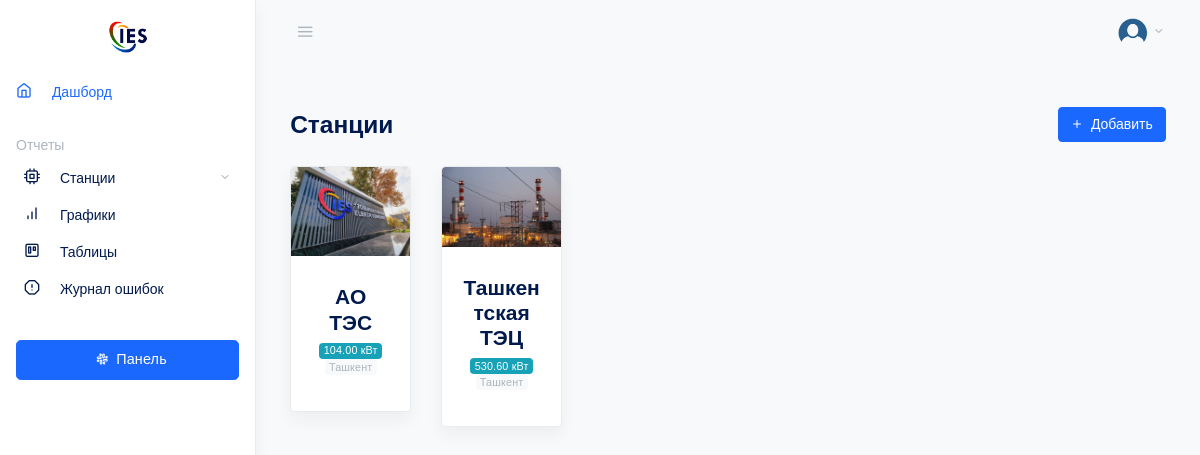
/plants/, run on an earlier commit of the app's database.
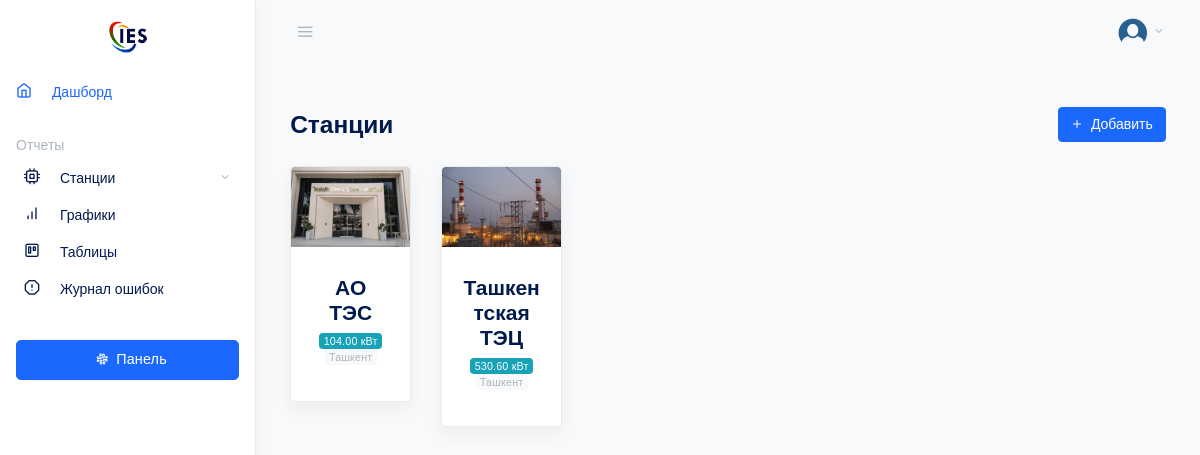
And on a later commit of the database.
### wattio/models.py (models this page shows, shortened)
class Plant(models.Model):
    name = models.CharField(
        max_length=120,
        verbose_name='Название станции',
        unique=True
    )
    power = models.DecimalField(
        max_digits=10,
        decimal_places=2,
        verbose_name='Общая мощность (кВт)',
        blank=True,
        null=True
    )
    country = models.CharField(
        max_length=100,
        verbose_name='Страна',
        blank=True,
        null=True
    )
    city = models.CharField(
        max_length=100,
        verbose_name='Город',
        blank=True,
        null=True
    )
    address = models.CharField(
        max_length=255,
        verbose_name='Адрес',
        blank=True,
        null=True
    )
    timezone = models.CharField(
        max_length=6,
        verbose_name='Часовой пояс',
        default='5'
    )
    longitude = models.FloatField(
        verbose_name='Долгота',
        validators=[MinValueValidator(-180), MaxValueValidator(180)],
        null=True
    )
    latitude = models.FloatField(
        verbose_name='Широта',
        validators=[MinValueValidator(-90), MaxValueValidator(90)],
        null=True
    )
    image = models.ImageField(
        upload_to='plants/',
        verbose_name='Изображение станции',
        blank=True,
        null=True,
        default='plants/cover.jpg'
    )
    inverter_count = models.IntegerField(
        verbose_name='Количество инверторов',
        default=0,
        validators=[MinValueValidator(0)]
    )
    class Meta:
        verbose_name = 'Станция'
        verbose_name_plural = 'Станции'

### wattio/views.py (the view)
# urls.py: path('plants/', plants_view, name='plants'),
def plants_view(request):
    context = {
        'plants': Plant.objects.all(),
    }
    return render(request, 'plants.html', context)

### wattio/templates/plants.html
{% extends 'base.html' %}
{% load static %}
{% block heads%}
<link rel="stylesheet" href="{% static 'css/flatpickr.min.css' %}">
{% endblock%}
{% block main %}
<div class="container-fluid">
    <div class="row justify-content-center">
      <div class="col-12">
        <div class="row align-items-center my-4">
          <div class="col">
            <h2 class="h3 mb-0 page-title">Станции</h2>
          </div>
          <div class="col-auto">
            <button type="button" class="btn btn-primary"><span class="fe fe-plus fe-12 mr-2"></span>Добавить</button>
          </div>
        </div>
        <div class="row">
          {% for plant in plants%}
          <div class="col-md-2">
            <a href="{% url 'plant_detail' plant.pk %}" class="text-decoration-none card-link">
              <div class="card shadow mb-4 hover-card">
                <div class="card-header p-0">
                  <img src="{{ plant.image.url }}" alt="Cover Image" class="img-fluid rounded-top">
                </div>
                <div class="card-body text-center">
                  <div class="card-text my-2">
                    <strong class="card-title my-0"><h4>{{ plant.name }}</h4></strong>
                    <p class="small text-muted mb-0"><span class="badge badge-info">{{ plant.power }} кВт</span></p>
                    <p class="small">
                      <span class="badge badge-light text-muted">{{ plant.city }}</span>
                    </p>
                  </div>
                </div>
              </div>
            </a>
          </div>
          {% endfor %}
        </div>
      </div>
    </div>
  </div>
{% endblock main %}

### wattio/templates/base.html (shortened to what this page needs)
{% load static %}
<html lang="en">
<head>
    <link rel="stylesheet" href="{% static 'css/simplebar.css' %}">
    <link rel="stylesheet" href="{% static 'css/feather.css' %}">
    <link rel="stylesheet" href="{% static 'css/daterangepicker.css' %}">
    <link rel="stylesheet" href="{% static 'css/app-light.css' %}" id="lightTheme">
    <link rel="stylesheet" href="{% static 'css/calendar.css' %}" id="lightTheme">
    <link rel="stylesheet" href="{% static 'css/monthSelect.css' %}" id="lightTheme">
    <link rel="stylesheet" href="https://cdn.jsdelivr.net/npm/flatpickr/dist/flatpickr.min.css">
    {% block heads%}
    {% endblock%}
</head>
<body class="vertical  light">
    <div class="wrapper">
        {% include 'navbar/top.html' %}
        {% include 'navbar/left.html' %}
        <main role="main" class="main-content">
            {% block main %}
            {% endblock main %}
        </main>
    </div>
</body>
</html>

### wattio/templates/navbar/top.html (shortened to what this page needs)
{% load static %}
<nav class="topnav navbar navbar-light">
    <button type="button" class="navbar-toggler text-muted mt-2 p-0 mr-3 collapseSidebar">
        <i class="fe fe-menu navbar-toggler-icon"></i>
    </button>
    <ul class="nav">
        <li class="nav-item dropdown">
            <a class="nav-link dropdown-toggle text-muted pr-0" href="#" id="navbarDropdownMenuLink" role="button"
                data-toggle="dropdown" aria-haspopup="true" aria-expanded="false">
                <span class="avatar avatar-sm mt-2">
                    <img src="{% static 'assets/avatars/1.png' %}" alt="..." class="avatar-img rounded-circle">
                </span>
            </a>
        </li>
    </ul>
</nav>

### wattio/templates/navbar/left.html (shortened to what this page needs)
{% load static %}
<aside class="sidebar-left border-right bg-white shadow" id="leftSidebar" data-simplebar>
    <nav class="vertnav navbar navbar-light">
        <div class="w-100 mb-4 d-flex">
            <a class="navbar-brand mx-auto mt-2 flex-fill text-center" href="{% url 'index' %}">
                <img src="{% static 'assets/images/logo.png' %}" id="logo" alt="">
            </a>
        </div>
        <ul class="navbar-nav flex-fill w-100 mb-2">
            <li class="nav-item dropdown">
                <a href="{% url 'index' %}" style="text-decoration: none;">
                    <i class="fe fe-home fe-16"></i>
                    <span class="ml-3 item-text">Дашборд</span><span class="sr-only">(current)</span>
                </a>
            </li>
        </ul>
        <p class="text-muted nav-heading mt-4 mb-1">
            <span>Отчеты</span>
        </p>
        <ul class="navbar-nav flex-fill w-100 mb-2">
            <li class="nav-item dropdown">
                <a href="#plants" data-toggle="collapse" aria-expanded="false" class="dropdown-toggle nav-link">
                    <i class="fe fe-cpu fe-16"></i>
                    <span class="ml-3 item-text">Станции</span>
                </a>
                    </li>
                </ul>
            <li class="nav-item w-100">
                <a class="nav-link" href="/">
                    <i class="fe fe-bar-chart fe-16"></i>
                    <span class="ml-3 item-text">Графики</span>
                </a>
            </li>
            <li class="nav-item w-100">
                <a class="nav-link" href="/">
                    <i class="fe fe-trello fe-16"></i>
                    <span class="ml-3 item-text">Таблицы</span>
                </a>
            </li>
            <li class="nav-item w-100">
                <a class="nav-link" href="/">
                    <i class="fe fe-alert-octagon fe-16"></i>
                    <span class="ml-3 item-text">Журнал ошибок</span>
                </a>
            </li>
        <div class="btn-box w-100 mt-4 mb-1">
            <a href="/" class="btn mb-2 btn-primary btn-lg btn-block">
                <i class="fe fe-slack fe-12 mx-2"></i><span class="small">Панель</span>
            </a>
        </div>
    </nav>
</aside>

### wattio/static/css/simplebar.css (style rules this page uses)
[data-simplebar] { position: relative; flex-direction: column; flex-wrap: wrap; justify-content: flex-start; align-content: flex-start; align-items: flex-start; }

### wattio/static/css/feather.css (style rules this page uses)
.fe { font-family: "feather" !important; speak: none; font-style: normal; font-weight: normal; font-variant: normal; text-transform: none; line-height: 1; -webkit-font-smoothing: antialiased; -moz-osx-font-smoothing: grayscale; }
.fe-16 { font-size: 16px; }
.fe-12 { font-size: 12px; }
.fe-alert-octagon:before { content: ""; }
.fe-bar-chart:before { content: ""; }
.fe-cpu:before { content: ""; }
.fe-home:before { content: ""; }
.fe-menu:before { content: ""; }
.fe-plus:before { content: ""; }
.fe-slack:before { content: ""; }
.fe-trello:before { content: ""; }

### wattio/static/css/calendar.css (style rules this page uses)
#logo { max-width: 40px; }

What changed in the data, as far as the page shows it:
changed Plant "АО ТЭС": image: a different picture
